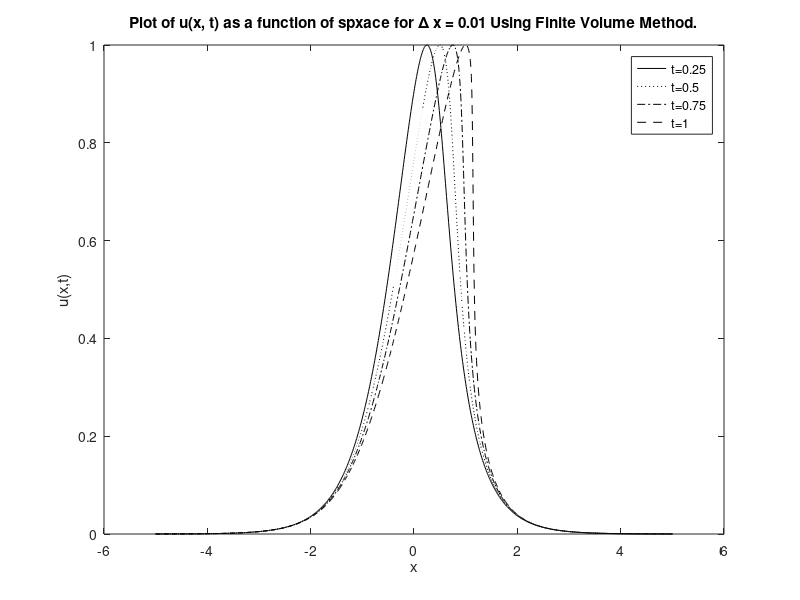

Here is the MATLAB script that generated this plot:
% 2019862s
% Yana Staneva

% Finite Volume Method 
% Specify value of m
m=2;

dx=0.01; % Define spatial step - if set to 0.001, remember to clear workspace
dt=dx; % Assign same temporal step, CFL satisfied

L = 10/m; % Space boundary parameter L
x = -L:dx:L; % Spatial domain

breakingTime = 2/m; % Breaking time
t = 0:dt:breakingTime; % Time interval

nu=dt/dx; % Courant number
n=length(x); % Number of spatial grid points
nt=length(t); % Number of temporal grid points

sechFunction = sech(m*x); % Hyperbolic secant function with m in the argument
u = zeros(1,n); % Initialize vector for iterations
uFiniteVolumeIter=sechFunction; % Initial condition for u
uFiniteVolume=zeros(nt, n); % Set 0 at the boundaries
uFiniteVolume(1,2:n-1)=sechFunction(2:n-1); % Initialize vector to store values of u

% Finite Volume Method
for k=1:nt
    
    fMinusSpace = sechFunction(1:n-2); % F_{j-1}^{n}
    fSpace = sechFunction(2:n-1); % F_{j}^{n}
    fPlusSpace = sechFunction(3:n); % F_{j+1}^{n}
    
    aHalfPlusSpace =0.5*(fPlusSpace.^2-fSpace.^2)./(uFiniteVolumeIter(3:n)-uFiniteVolumeIter(2:n-1)); % A_{j+1/2}^{n}
    aHalfMinusSpace =0.5*(fSpace.^2-fMinusSpace.^2)./(uFiniteVolumeIter(2:n-1)-uFiniteVolumeIter(1:n-2)); % A_{j-1/2}^{n}
   
    fHalfPlusSpace = 0.5.*((1+sign(aHalfPlusSpace)).*fSpace.^2 + (1-sign(aHalfPlusSpace)).*fPlusSpace.^2); % F_{j+1/2}^{n}
    fHalfMinusSpace = 0.5.*((1+sign(aHalfMinusSpace)).*fMinusSpace.^2 + (1-sign(aHalfMinusSpace)).*fSpace.^2); % F_{j-1/2}^{n}
    
    % Evaluate U_{j}^{n}
    u(2:n-1) = uFiniteVolumeIter(2:n-1)-0.5.*nu.*(fHalfPlusSpace - fHalfMinusSpace);
    
    % Store solution for next iteration
    uFiniteVolumeIter=u;
    % Update for the next iteration
    sechFunction=uFiniteVolumeIter;
    % Store output
    uFiniteVolume(k+1,:)=u;
end



finiteVolumeX=figure;
    plot(x(1:n),uFiniteVolume(26,:),'-k');    
    hold on
    plot(x(1:n),uFiniteVolume(51,:),':k');
    hold on
    plot(x(1:n),uFiniteVolume(76,:),'-.k');
    hold on
    plot(x(1:n),uFiniteVolume(101,:),'--k');
    title('Plot of u(x, t) as a function of spxace for \Delta x = 0.01 Using Finite Volume Method.');
    xlabel('x');
    ylabel('u(x,t)');
    legend('t=0.25','t=0.5','t=0.75','t=1','Location','northeast');
    %print(finiteVolumeX,'/Users/yanastaneva/Library/Mobile Documents/com~apple~CloudDocs/Year 5/Numerical Methods/Assignments/AC2/report/finiteVolumeXtest.jpeg','-djpeg');
    figure(finiteVolumeX);



